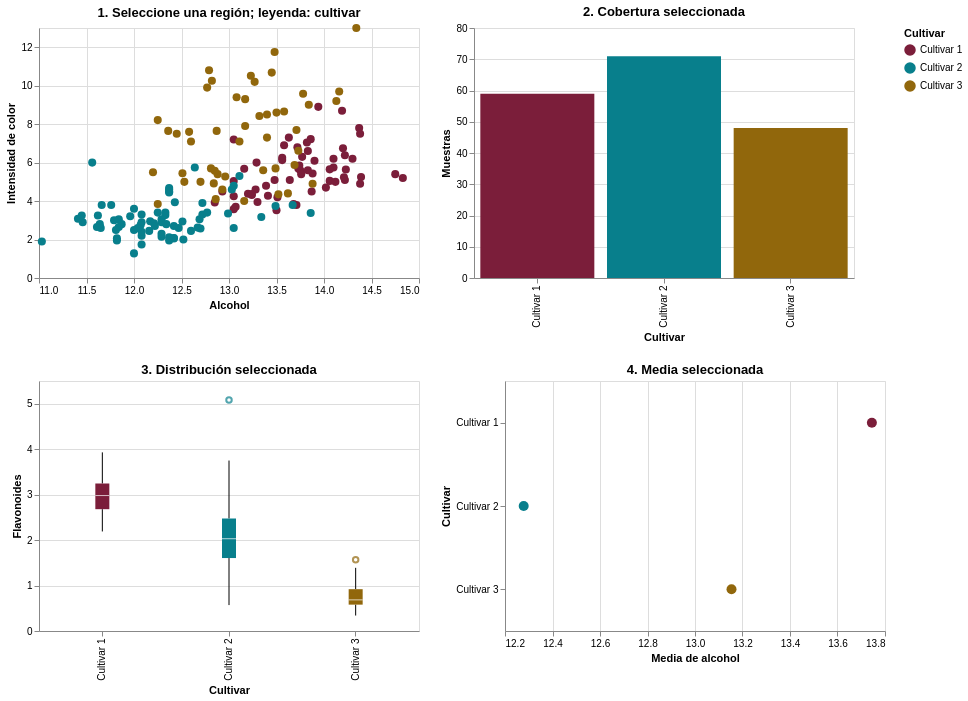

The notebook cell saved with this chart:
### Markdown cell above
## Panel declarativo: cuatro vistas conectadas
Seleccione un rectángulo en la dispersión; la cobertura, la caja y la media se recalculan para esa región. Clic en la leyenda filtra cultivar; Mayús+clic permite múltiples; doble clic en el panel restablece el pincel. Se conserva color fijo por grupo. El panel usa la misma tabla a nivel muestra; no une la tabla OIV. El IC bootstrap se interpreta en la visualización 4 y la app; la cuarta vista de este panel muestra solo la media.

### Code cell
panel = linked_panel(df)
panel.save(str(ROOT/'Panel_4_vistas.html'))
display(panel)

### Figure 1 — Vega-Lite specification as saved in the notebook (floating-point values rounded to 4 significant figures; data arrays with more than 128 entries replaced by an {"elided": "..."} marker saying what was removed)
{"config": {"view": {"continuousWidth": 300, "continuousHeight": 300}, "font": "Arial"}, "vconcat": [{"hconcat": [{"mark": {"type": "point", "filled": true, "size": 65}, "encoding": {"color": {"field": "cultivar", "scale": {"domain": ["Cultivar 1", "Cultivar 2", "Cultivar 3"], "range": ["#7B1E3A", "#087F8C", "#91670C"]}, "title": "Cultivar", "type": "nominal"}, "opacity": {"condition": {"param": "cultivares", "value": 1}, "value": 0.15}, "tooltip": [{"field": "id_muestra", "type": "quantitative"}, {"field": "cultivar", "type": "nominal"}, {"field": "alcohol", "type": "quantitative"}, {"field": "intensidad_color", "type": "quantitative"}], "x": {"field": "alcohol", "scale": {"zero": false}, "title": "Alcohol", "type": "quantitative"}, "y": {"field": "intensidad_color", "title": "Intensidad de color", "type": "quantitative"}}, "height": 250, "name": "view_1", "title": "1. Seleccione una región; leyenda: cultivar", "width": 380}, {"mark": {"type": "bar"}, "encoding": {"color": {"field": "cultivar", "scale": {"domain": ["Cultivar 1", "Cultivar 2", "Cultivar 3"], "range": ["#7B1E3A", "#087F8C", "#91670C"]}, "title": "Cultivar", "type": "nominal"}, "tooltip": [{"field": "cultivar", "type": "nominal"}, {"aggregate": "count", "title": "n", "type": "quantitative"}], "x": {"field": "cultivar", "title": "Cultivar", "type": "nominal"}, "y": {"aggregate": "count", "title": "Muestras", "type": "quantitative"}}, "height": 250, "title": "2. Cobertura seleccionada", "transform": [{"filter": {"param": "cultivares"}}, {"filter": {"param": "rango_quimico"}}], "width": 380}]}, {"hconcat": [{"mark": {"type": "boxplot"}, "encoding": {"color": {"field": "cultivar", "scale": {"domain": ["Cultivar 1", "Cultivar 2", "Cultivar 3"], "range": ["#7B1E3A", "#087F8C", "#91670C"]}, "title": "Cultivar", "type": "nominal"}, "x": {"field": "cultivar", "title": "Cultivar", "type": "nominal"}, "y": {"field": "flavonoides", "title": "Flavonoides", "type": "quantitative"}}, "height": 250, "title": "3. Distribución seleccionada", "transform": [{"filter": {"param": "cultivares"}}, {"filter": {"param": "rango_quimico"}}], "width": 380}, {"mark": {"type": "circle", "size": 100}, "encoding": {"color": {"field": "cultivar", "scale": {"domain": ["Cultivar 1", "Cultivar 2", "Cultivar 3"], "range": ["#7B1E3A", "#087F8C", "#91670C"]}, "title": "Cultivar", "type": "nominal"}, "tooltip": [{"field": "cultivar", "type": "nominal"}, {"aggregate": "mean", "field": "alcohol", "format": ".3f", "type": "quantitative"}, {"aggregate": "count", "title": "n", "type": "quantitative"}], "x": {"aggregate": "mean", "field": "alcohol", "scale": {"zero": false}, "title": "Media de alcohol", "type": "quantitative"}, "y": {"field": "cultivar", "title": "Cultivar", "type": "nominal"}}, "height": 250, "title": "4. Media seleccionada", "transform": [{"filter": {"param": "cultivares"}}, {"filter": {"param": "rango_quimico"}}], "width": 380}]}], "data": {"name": "data-c76c412cd0c4121777dbe9103cd48357"}, "params": [{"name": "cultivares", "select": {"type": "point", "fields": ["cultivar"]}, "bind": "legend", "views": ["view_1"]}, {"name": "rango_quimico", "select": {"type": "interval", "encodings": ["x", "y"]}, "views": ["view_1"]}], "resolve": {"scale": {"color": "shared"}}, "$schema": "https://vega.github.io/schema/vega-lite/v5.20.1.json", "datasets": {"data-c76c412cd0c4121777dbe9103cd48357": {"elided": "178 records"}}}
